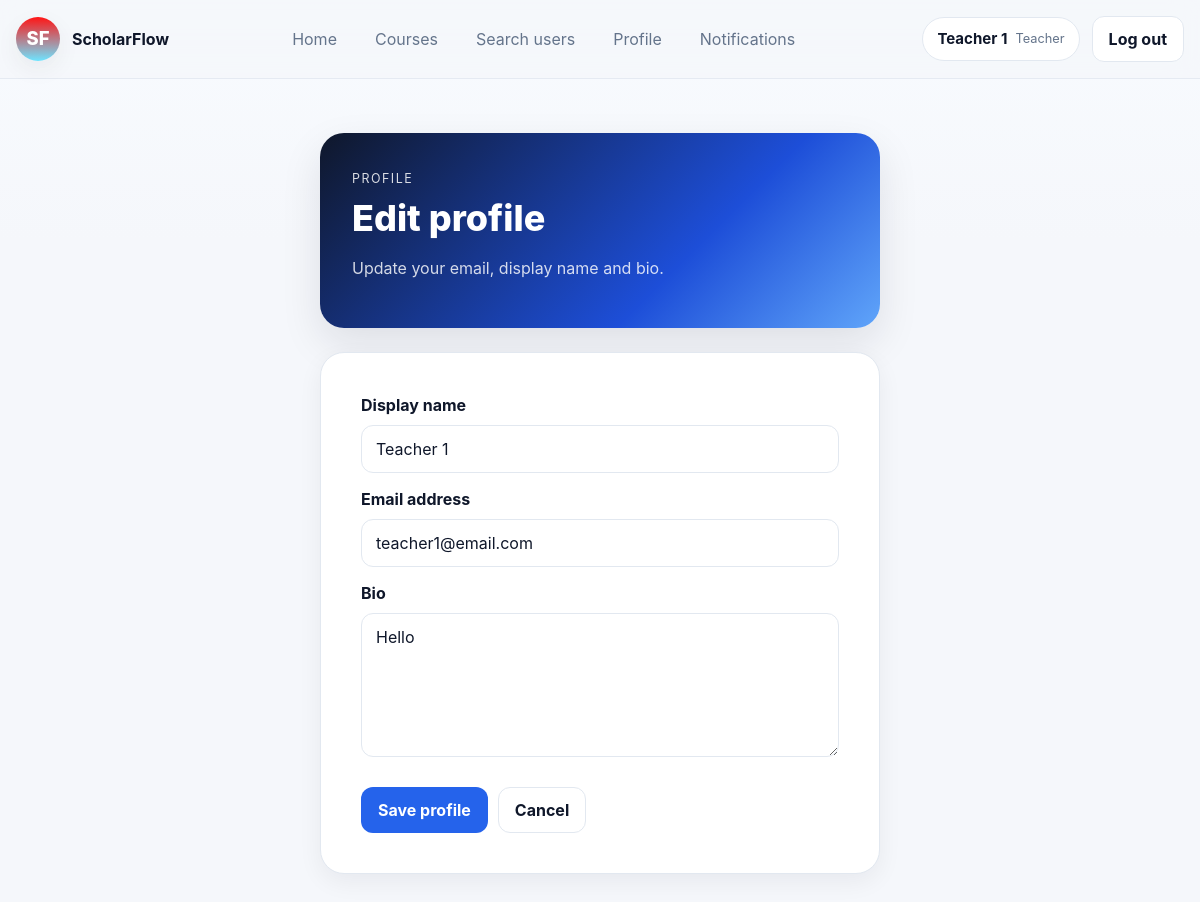
Page /accounts/profile/edit/ (signed in) on the committed database.
### accounts/models.py (models this page shows, shortened)
class User(AbstractUser):
    class Role(models.TextChoices):
        STUDENT = "STUDENT", "Student"
        TEACHER = "TEACHER", "Teacher"
    role = models.CharField(max_length=10, choices=Role.choices)
    display_name = models.CharField(max_length=80, blank=True)
    bio = models.TextField(blank=True)

### accounts/views.py (the view)
# urls.py: path("profile/edit/", views.edit_profile, name="edit-profile"),
@login_required
def edit_profile(request):
    if request.method == "POST":
        form = ProfileEditForm(request.POST, instance=request.user)
        if form.is_valid():
            form.save()
            return redirect("user-profile", username=request.user.username)
    else:
        form = ProfileEditForm(instance=request.user)
    return render(request, "accounts/edit_profile.html", {"form": form})

### accounts/views.py
class ProfileEditForm(forms.ModelForm):
    class Meta:
        model = User
        fields = ["display_name", "email", "bio"]
        widgets = {
            "display_name": forms.TextInput(attrs={"class": "form-control", "placeholder": "Display name"}),
            "email": forms.EmailInput(attrs={"class": "form-control", "placeholder": "name@example.com"}),
            "bio": forms.Textarea(attrs={"class": "form-control", "rows": 5, "placeholder": "About you"}),
        }

### notifications/context_processors.py (called while the page is built)
def unread_notifications(request):
    if not request.user.is_authenticated:
        return {"notif_unread_count": 0}
    return {
        "notif_unread_count": Notification.objects.filter(user=request.user, is_read=False).count(),
    }

### templates/accounts/edit_profile.html (shortened to what this page needs)
{% extends "base.html" %}
{% block content %}
<div class="auth-shell my-4">
  <section class="hero-panel mb-4">
    <span class="hero-panel__eyebrow">Profile</span>
    <h1 class="hero-panel__title">Edit profile</h1>
    <p class="hero-panel__subtitle">Update your email, display name and bio.</p>
  </section>
  <div class="card auth-card">
    <div class="card-body">
      <form method="post">
        {% for field in form %}
          <div class="form-row">
            <label for="{{ field.id_for_label }}">{{ field.label }}</label>
            {{ field }}
          </div>
        {% endfor %}
        <div class="row mt-4">
          <button class="button" type="submit">Save profile</button>
          <a class="button button--ghost" href="{% url 'profile' %}">Cancel</a>
        </div>
      </form>
    </div>
  </div>
</div>
{% endblock %}

### templates/base.html (shortened to what this page needs)
{% load static %}
<!doctype html>
<html lang="en-GB">
<head>
  <link rel="stylesheet" href="{% static 'css/styles.css' %}">
</head>
<body>
  <div class="site-shell">
    <header class="site-header">
      <div class="site-container site-header__inner">
        <a class="site-brand" href="{% url 'home' %}">
          <span class="site-brand__mark">SF</span>
          <span>
            <strong>ScholarFlow</strong>
          </span>
        </a>
        <nav class="site-nav" aria-label="Primary">
          <a href="{% url 'home' %}"
            class="site-nav__link {% if request.resolver_match.url_name == 'home' %}is-active{% endif %}">
            Home
          </a>
          <a href="{% url 'course-list' %}"
            class="site-nav__link {% if request.resolver_match.url_name == 'course-list' %}is-active{% endif %}">
            Courses
          </a>
          {% if user.is_authenticated %}
          {% if user.role == "TEACHER" %}
          <a href="{% url 'user-search' %}"
            class="site-nav__link {% if request.resolver_match.url_name == 'user-search' %}is-active{% endif %}">
            Search users
          </a>
          {% endif %}
          <a href="{% url 'profile' %}"
            class="site-nav__link {% if request.resolver_match.url_name == 'user-profile' %}is-active{% endif %}">
            Profile
          </a>
          <a href="{% url 'notification-list' %}"
            class="site-nav__link site-nav__link--notif {% if request.resolver_match.url_name == 'notification-list' %}is-active{% endif %}">
            Notifications
          </a>
          {% endif %}
        </nav>
        <div class="site-actions">
          {% if user.is_authenticated %}
          <div class="site-userpill">
            <span class="site-userpill__name">{{ user.display_name|default:user.username }}</span>
            <span class="site-userpill__meta">{{ user.get_role_display }}</span>
          </div>
          <a class="button button--ghost" href="{% url 'logout' %}">Log out</a>
          {% else %}
          <a class="button button--ghost" href="{% url 'login' %}">Log in</a>
          <a class="button" href="{% url 'signup' %}">Sign up</a>
          {% endif %}
        </div>
      </div>
    </header>
    <main class="site-main">
      <div class="site-container">
        {% block content %}{% endblock %}
      </div>
    </main>
  </div>
</body>
</html>

### static/css/styles.css (style rules this page uses)
:root { --bg: #f5f7fb; --surface: #ffffff; --surface-soft: #f8fafc; --surface-dark: #0f172a; --line: #e2e8f0; --line-strong: #cbd5e1; --text: #0f172a; --muted: #64748b; --primary: #2563eb; --primary-strong: #1d4ed8; --primary-soft: #dbeafe; --success: #16a34a; --success-soft: #dcfce7; --warning: #d97706; --warning-soft: #fef3c7; --danger: #dc2626; --danger-soft: #fee2e2; --shadow-sm: 0 8px 24px rgba(15, 23, 42, 0.06); --shadow-md: 0 16px 40px rgba(15, 23, 42, 0.10); --radius-sm: 12px; --radius-md: 18px; --radius-lg: 24px; }
* { box-sizing: border-box; }
html { scroll-behavior: smooth; }
body { margin: 0; background: linear-gradient(180deg, #f8fbff 0%, var(--bg) 240px); color: var(--text); font-family: Inter, system-ui, -apple-system, BlinkMacSystemFont, "Segoe UI", sans-serif; line-height: 1.5; }
a { color: inherit; text-decoration: none; }
button, input, textarea, select { font: inherit; }
.site-shell { min-height: 100vh; }
.site-main { padding: 30px 0 60px; }
.site-container { width: min(1200px, calc(100% - 32px)); margin: 0 auto; }
.site-header { position: sticky; top: 0; z-index: 50; backdrop-filter: blur(14px); background: rgba(245, 247, 251, 0.82); border-bottom: 1px solid rgba(226, 232, 240, 0.8); }
.site-header__inner { display: grid; grid-template-columns: auto 1fr auto; gap: 18px; align-items: center; min-height: 78px; }
.site-brand { display: inline-flex; align-items: center; gap: 12px; }
.site-brand strong { display: block; font-size: 1rem; }
.site-brand__mark { width: 44px; height: 44px; border-radius: 999px; display: grid; place-items: center; font-weight: 800; font-size: 1.15rem; background: linear-gradient(0, #6ee4ff, #ff1515); color: #fff; box-shadow: var(--shadow-sm); }
.site-nav { display: flex; gap: 10px; flex-wrap: wrap; align-items: center; justify-content: center; }
.site-nav__link { position: relative; display: inline-flex; align-items: center; padding: 9px 14px; border-radius: 999px; color: var(--muted); transition: 0.18s ease; }
.site-nav__link--notif { padding-right: 18px; }
.site-actions { display: flex; gap: 12px; align-items: center; flex-wrap: wrap; justify-content: flex-end; }
.site-userpill { display: inline-flex; flex-direction: row; gap: 8px; align-items: center; padding: 10px 14px; border-radius: 999px; background: var(--surface); border: 1px solid var(--line); min-width: 150px; }
.site-userpill__name { font-weight: 700; font-size: 0.94rem; }
.site-userpill__meta { color: var(--muted); font-size: 0.8rem; }
.button, .btn { display: inline-flex; align-items: center; justify-content: center; gap: 8px; min-height: 42px; padding: 10px 16px; border-radius: 12px; border: 1px solid transparent; background: var(--primary); color: #fff; font-weight: 700; cursor: pointer; transition: transform 0.15s ease, background 0.15s ease, border-color 0.15s ease, color 0.15s ease; }
.button--ghost, .btn.secondary { background: var(--surface); color: var(--text); border-color: var(--line); }
.card { background: var(--surface); border: 1px solid var(--line); border-radius: var(--radius-md); box-shadow: var(--shadow-sm); }
.card-body { padding: 22px; }
.row { display: flex; gap: 10px; align-items: center; flex-wrap: wrap; }
.mb-4 { margin-bottom: 24px !important; }
.mt-4 { margin-top: 24px !important; }
.my-4 { margin-top: 24px !important; margin-bottom: 24px !important; }
h1 { line-height: 1.2; }
input, textarea, select { width: 100%; min-height: 44px; padding: 11px 14px; border-radius: 12px; border: 1px solid var(--line); background: #fff; color: var(--text); }
textarea { min-height: 110px; resize: vertical; }
label, .form-label { display: block; font-weight: 700; margin-bottom: 8px; }
.field, .form-row { margin-bottom: 14px; }
.hero-panel { background: linear-gradient(135deg, #0f172a 0%, #1d4ed8 65%, #60a5fa 100%); color: #fff; border-radius: var(--radius-lg); padding: 32px; box-shadow: var(--shadow-md); }
.hero-panel__eyebrow { display: inline-flex; text-transform: uppercase; letter-spacing: 0.12em; font-size: 0.78rem; opacity: 0.84; }
.hero-panel__title { font-size: clamp(2rem, 3vw, 2.8rem); margin: 8px 0; font-weight: 800; }
.hero-panel__subtitle { max-width: 60ch; color: rgba(255, 255, 255, 0.82); }
.auth-shell { max-width: 560px; margin: 0 auto; }
.auth-card { padding: 18px; border-radius: 24px; }

### rows in the picture
User: display_name "Teacher 1", role "Teacher", form "Teacher 1" "teacher1@email.com" "Hello"

### other values in the picture
{{ field.label }} "Display name" "Email address" "Bio"
